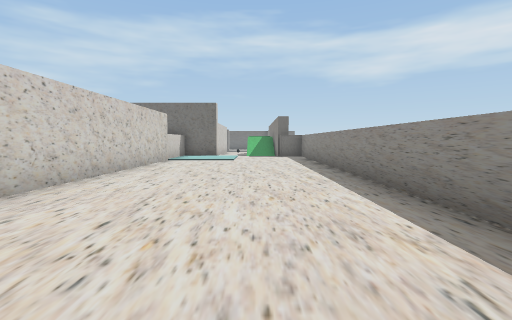
view 1 (above)

16 first-person views from a walk through a Unity game level. The camera is 1.5 m above the floor, tilts 4° down and sees 85° across. The floor is counted in squares, 2 m on a side. Each view is taken from the middle of a square. On the plan, view 1 faces up. The plan holds only what a view shows up to about 10 squares ahead; the rest is blank. The place goes on beyond the plan. The player character is not drawn. Some animated figures are not drawn. Some surface patterns are stand-ins.

view 2
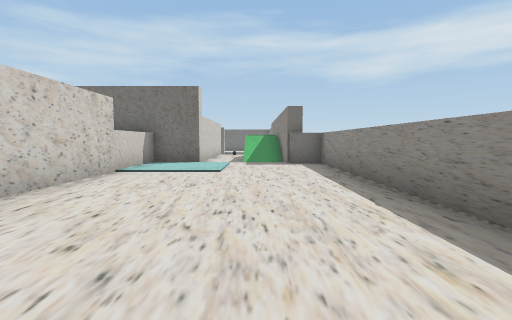

view 3
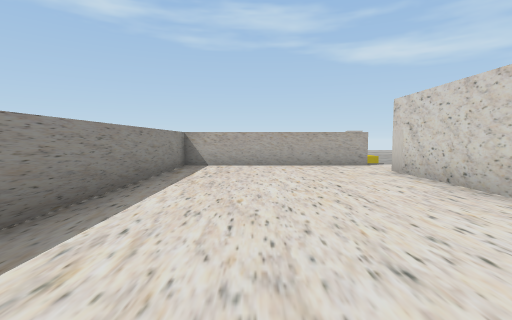

view 4
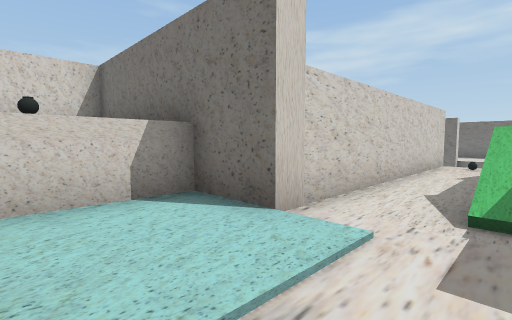

view 5
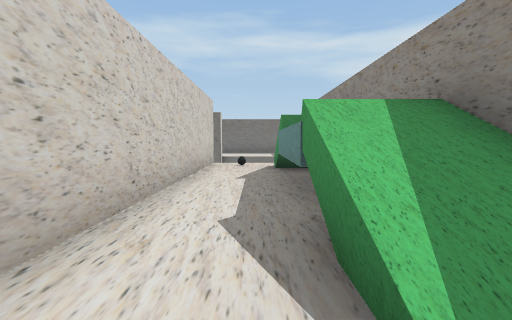

view 6
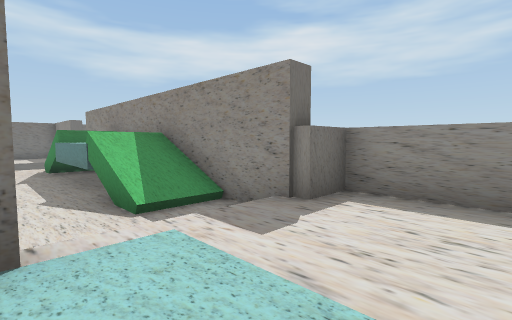

view 7
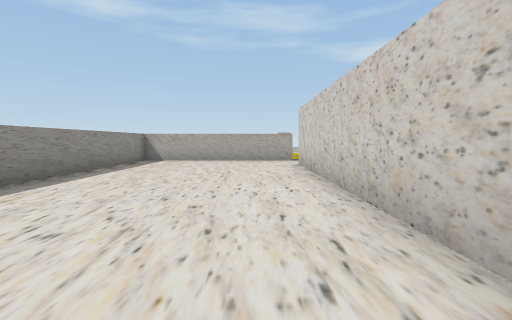

view 8
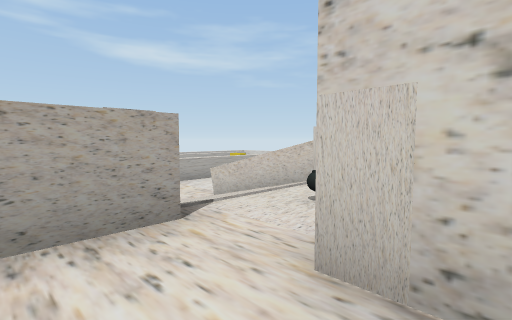

view 9
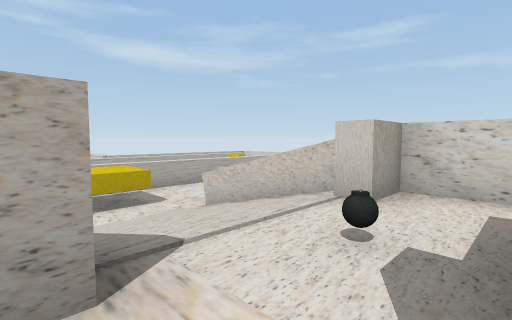

view 10
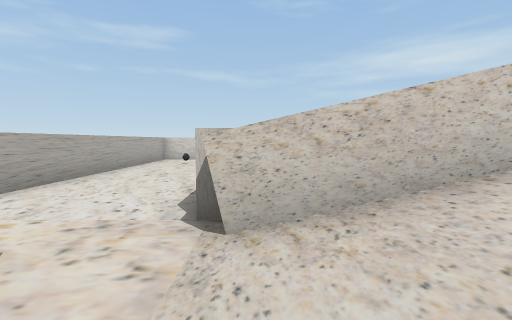

view 11
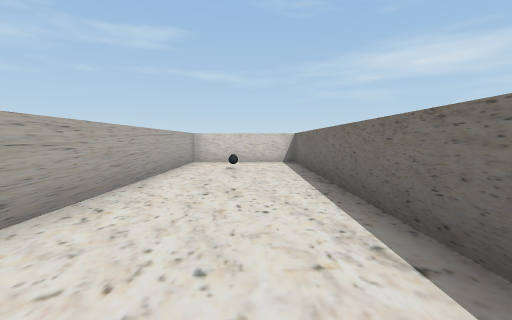

view 12
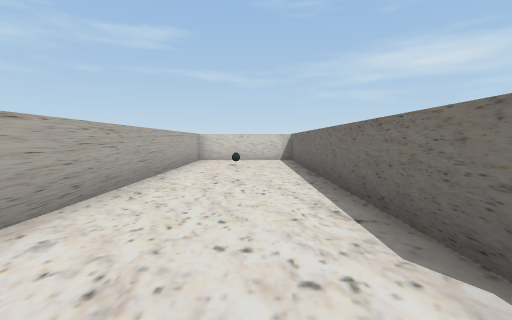

view 13
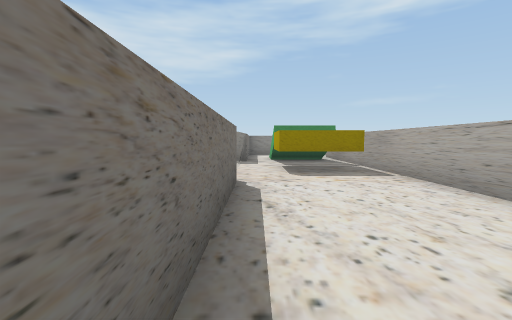

view 14
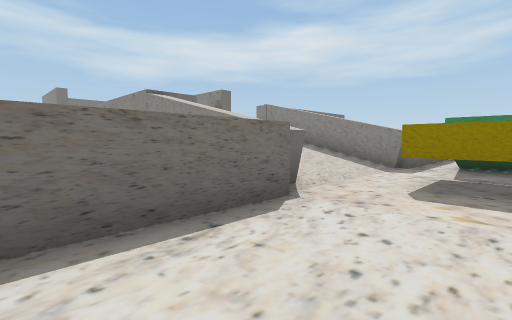

view 15
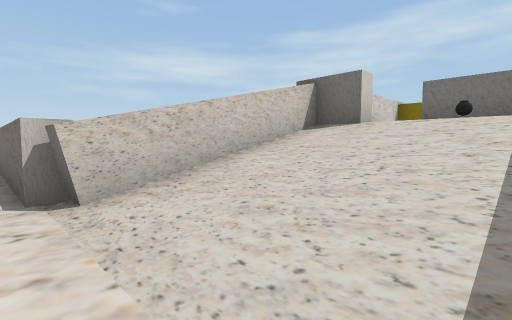

view 16
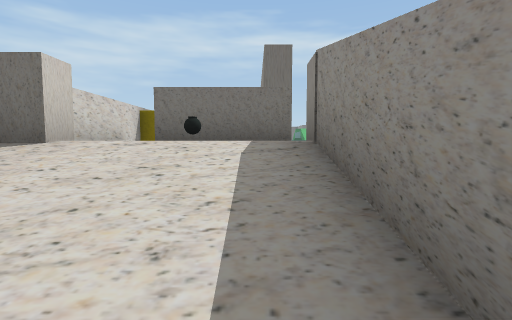

### Floor plan
Key: @ floor where view 1 was taken; # wall or solid block; . main floor; - floor 0.5 m lower than the main floor; _ floor 2 m lower than the main floor; / step, stairs or slope; ^ raised ledge; O other object.
Columns run from 18 left of view 1 to 3 right of it. Each row starts with its distance up from view 1.
 23                #---
 22                #--/
 21                #--/#
 20                #--^#
 19                #--##
 18                #--##
 17                #--^#
 16                #--/#
 15                #--/#
 14                #---###
 13               ###....#
 12               #......#
 11               ^......#
 10               #......#
  9               #......#
  8               #......#
  7               #......#
  6               #......#
  5               #......#
  4               #......#
  3               #......#
  2           #   #......#
  1           #   #......#
  0           #..##...@..#
 -1           #..O.......#
 -2           ##///#######
 -3           #////#
 -4           #////#
 -5           #////#
 -6 ###########////#
 -7 #_______________
 -8 #___________###/
 -9 #__O________#
-10 #_______________
-11 ################

Where each view was taken, in squares from view 1:
view 1: 0 up, 0 right, facing up
view 2: 4 up, 0 right, facing up
view 3: 7 up, 0 right, facing down
view 4: 11 up, 0 right, facing up-left
view 5: 14 up, 1 left, facing up
view 6: 11 up, 2 left, facing up-right
view 7: 9 up, 2 left, facing down
view 8: 1 up, 2 left, facing down-left
view 9: 0 up, 3 left, facing down-left
view 10: 6 down, 5 left, facing left
view 11: 8 down, 8 left, facing left
view 12: 8 down, 7 left, facing left
view 13: 7 down, 13 left, facing right
view 14: 9 down, 11 left, facing up-right
view 15: 7 down, 4 left, facing up-left
view 16: 5 down, 4 left, facing up
